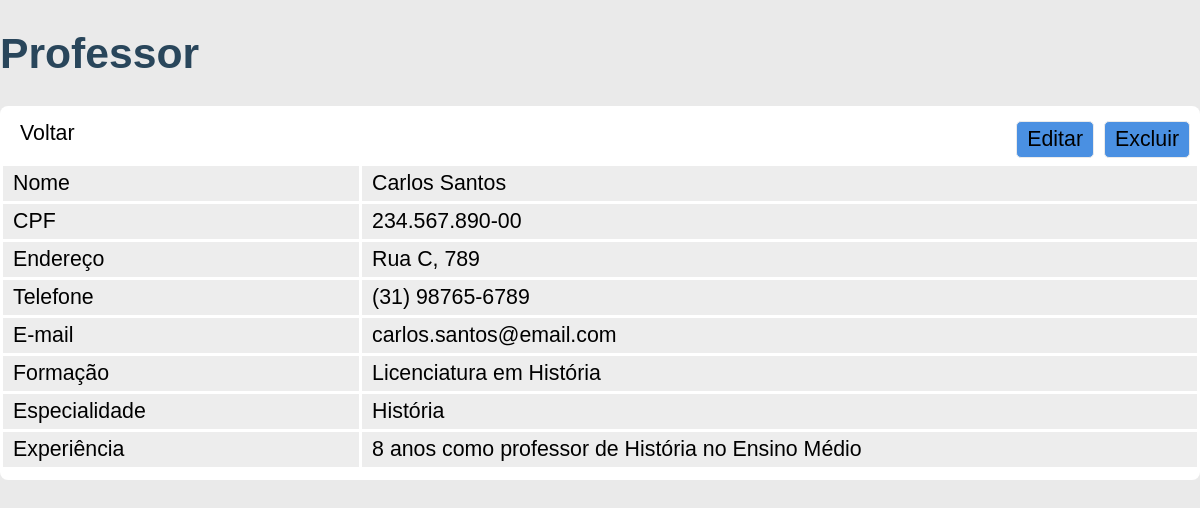
The page /professor.php?id=3 on the database its author committed.
### tables this page shows
CREATE TABLE professores (
    id INT UNSIGNED AUTO_INCREMENT,
    nome VARCHAR(120) NOT NULL,
    cpf VARCHAR(14),
    endereco VARCHAR(120),
    telefone VARCHAR(100),
    email VARCHAR(100),
    formacao VARCHAR(50),
    especialidade VARCHAR(30),
    experiencia VARCHAR(512),
    PRIMARY KEY (id)
);

### professor.php (the view, shortened to what this page needs)
<?php
require_once('db.php');
$sql = "SELECT * FROM professores WHERE id = $_GET[id]";
$query = $conn->query($sql);
$professor = $query->fetch_assoc();
?>
<!DOCTYPE html>
<html lang="pt-BR">
<head>
    <link rel="stylesheet" href="css/styles.css">
    <link rel="stylesheet" href="css/professor.css">
</head>
<body>
    <main>
        <h1>Professor</h1>
        <div class="container">
            <div class="menu">
                <div class="menu-esquerda">
                    <a href="/">Voltar</a>
                </div>
                <div class="menu-direita">
                    <a class="destacar" href="/editar.php?id=<?php echo $professor['id']; ?>">Editar</a>
                    <form method="post" action="excluir.php" onsubmit="confirmarExclusao(event)">
                        <button class="destacar">Excluir</button>
                    </form>
                </div>
            </div>
            <div class="dados">
                <table>
                    <colgroup>
                        <col span="1" />
                        <col span="1" />
                    </colgroup>
                    <tr>
                        <td>Nome</td>
                        <td><?php echo $professor['nome'] ?></td>
                    </tr>
                    <tr>
                        <td>CPF</td>
                        <td><?php echo $professor['cpf'] ?></td>
                    </tr>
                    <tr>
                        <td>Endereço</td>
                        <td><?php echo $professor['endereco'] ?></td>
                    </tr>
                    <tr>
                        <td>Telefone</td>
                        <td><?php echo $professor['telefone'] ?></td>
                    </tr>
                    <tr>
                        <td>E-mail</td>
                        <td><?php echo $professor['email'] ?></td>
                    </tr>
                    <tr>
                        <td>Formação</td>
                        <td><?php echo $professor['formacao'] ?></td>
                    </tr>
                    <tr>
                        <td>Especialidade</td>
                        <td><?php echo $professor['especialidade'] ?></td>
                    </tr>
                    <tr>
                        <td>Experiência</td>
                        <td><?php echo $professor['experiencia'] ?></td>
                    </tr>
                </table>
            </div>
        </div>
    </main>
</body>
</html>

### css/styles.css (style rules this page uses)
* { box-sizing: border-box; }
body { background-color: #eaeaea; font: 16pt Arial; color: #000000; margin: 0px; }
h1 { color: #29465b; }
main { width: 1200px; margin: 0 auto; }
a { text-decoration: none; color: inherit; }
.container { background-color: white; width: 100%; padding: 10px 0; border-radius: 8px; }
.menu { display: flex; flex-direction: row; justify-content: space-between; padding: 5px 10px; }
.menu a, .menu span, .menu button { padding: 5px 10px; font: inherit; color: inherit; }
.menu .destacar { display: inline-block; border-radius: 5px; background-color: #4a90e2; border: 1px solid #eaeaea; color: #000000; cursor: pointer; }
.menu .menu-direita { display: flex; align-items: center; gap: 10px; }

### css/professor.css (style rules this page uses)
.dados { display: block; width: 100%; }
.dados table { width: 100%; margin: 0 auto; border-collapse: collapse; }
.dados table col:nth-child(1) { width: 30%; }
.dados table col:nth-child(2) { width: 70%; }
.dados table tr { background-color: #ededed; width: 100%; margin: 0 auto; }
.dados table td { border: 3px solid white; padding: 5px 10px; }

### rows shown on the page
professores: nome "Carlos Santos", cpf "234.567.890-00", endereco "Rua C, 789", telefone "(31) 98765-6789", email "carlos.santos@email.com", formacao "Licenciatura em História", especialidade "História", experiencia "8 anos como professor de História no Ensino Médio"
